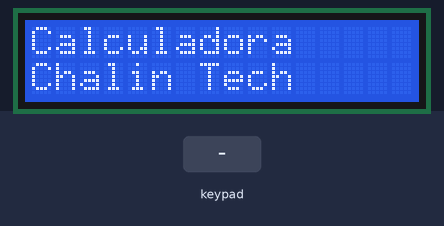
This sketch was run on a simulated Arduino Uno, built with avr-gcc and run on an emulated ATmega328P. Parts: 16×2 character LCD. The inputs (shaded band) are chosen by the test bench. What the sketch prints to the serial monitor is not drawn.

Above: at 0.1 s.
4.3 s: keypad keys 9 8 7 6 * pressed 0.4 s apart
At 7.0 s:
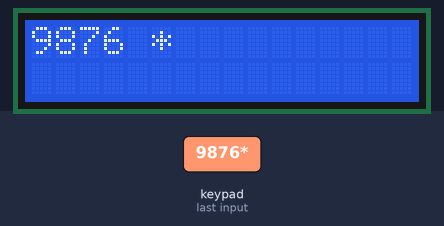
7.8 s: key '=' pressed
At 8.5 s:
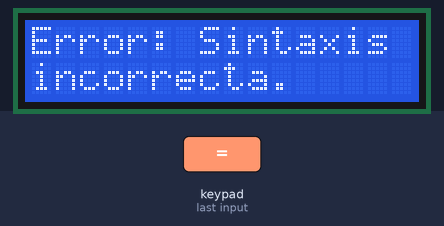
9.3 s: key 'C' pressed
At 10.5 s:
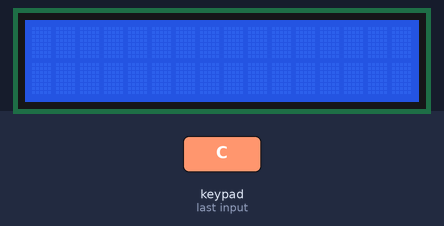
10.8 s: keypad keys 7 + 5 = pressed 0.4 s apart
At 11.4 s:
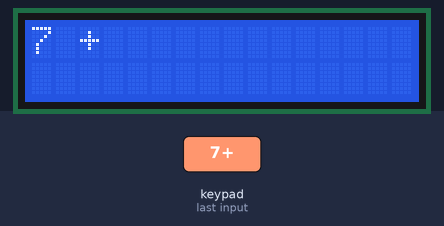
Timing chart, 0 to 13.8 s (numbered marks = the images above; inputs shaded):
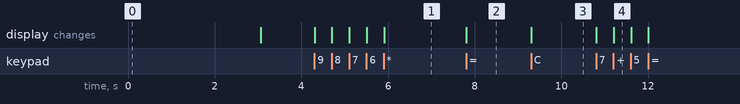

Measured:
- after the input at 4.3 s, the display: first changes at once (image 1 shows a later state)
- after the input at 7.8 s, the display: changes at once (image 2)
- after the input at 9.3 s, the display: changes at once (image 3)
- after the input at 10.8 s, the display: first changes at once (image 4 shows a later state)

The sketch:

Calculadora.ino
```cpp
#include <Keypad.h>
#include <LiquidCrystal.h>
#include "NumBuilder.hpp"

#define ROWS 4                                                                //Numero de filas del teclado matricial
#define COLS 4                                                                //Numero de columnas del teclado matricial

/*CONFIGURACION DEL TECLADO*/
char keys[ROWS][COLS] = {                                                     //Mapeo de teclas del teclado matricial
  {'1','2','3','+'},
  {'4','5','6','-' },
  {'7','8','9','*'},
  {'C','0','=','/'}
};
byte rowPins[ROWS] = {A0, A1, A2, A3};                                        //Pines de filas (para escritura)
byte colPins[COLS] = {9, 8, 7, 6};                                            //Pines de columnas (para lectura)
Keypad keypad = Keypad( makeKeymap(keys), rowPins, colPins, ROWS, COLS );     //Creacion de objeto teclado

/*CONFIGURACION DEL DISPLAY*/
const int rs = 12, en = 11, d4 = 5, d5 = 4, d6 = 3, d7 = 2;                   //Definicion de pines del display
LiquidCrystal lcd(rs, en, d4, d5, d6, d7);                                    //Creacion de objeto display

/*DECLARACION DE FUNCIONES*/
void keyHandler(char key);                                                    //Decide que hacer cuando se presiona una tecla
void setOperation(char key);                                                  //Decide que hacer cuando se presiona una tecla de operacion
void digit(char key);                                                         //Decide que hacer cuando se presiona una tecla numerica
void calcClear();                                                             //Reinicia la calculadora cuando se presiona la tecla C (clear)
void result();                                                                //Muestra el resultado
void syntaxError();                                                           //Muestra que hubo un error de sintaxis
void mathError();                                                             //Muestra que hubo un error matematico (division por cero)

/*Variables de estado de la calculadora*/
char operation = 0;                                                           //Aqui guardaremos la operacion que se va a realizar
NumBuilder* num1 = new NumBuilder();                                          //Aqui guardaremos los digitos de los operandos mientras se van ingresando
NumBuilder* num2 = new NumBuilder();

void setup(){
  Serial.begin(9600);
  lcd.begin(16, 2);
  lcd.setCursor(0, 0);
  lcd.print("Calculadora");
  lcd.setCursor(0, 1);
  lcd.print("Chalin Tech");
  delay(3000);
  lcd.clear();
  lcd.setCursor(0, 0);
}

void loop(){
  char key = 0;
  while((key = keypad.getKey()) == NO_KEY);
  keyHandler(key);
}

void keyHandler(char key){
  Serial.println(key);

  switch(key){
    case 'C':
      calcClear();
      break;
    case '=':
      result();
      break;
    case '+':
    case '*':
    case '/':
      setOperation(key);
      break;
    case '0':
    case '1':
    case '2':
    case '3':
    case '4':
    case '5':
    case '6':
    case '7':
    case '8':
    case '9':
      digit(key);
      break;
    case '-':
      if (operation == 0 && num1->isEmpty()){
        digit(key);
      }
      else if (operation != 0 && num2->isEmpty()){
        digit(key);
      }
      else{
        setOperation(key);
      }
      break;
    default: //No se deberia caer aqui nunca
      lcd.clear();
      lcd.setCursor(0, 0);
      lcd.print("Error");
      delay(5000);
      calcClear();
      break;
  }
}

void setOperation(char key){
  if(operation != 0 || num1->isEmpty()){
    syntaxError();
    return;
  }
  operation = key;
  lcd.print(' ');
  lcd.print(key);
  lcd.setCursor(0, 1);
}

void digit(char key){
  int ret;
  if (operation == 0){
    ret = num1->addDigit(key);
  }
  else{
    ret = num2->addDigit(key);
  }
  if(ret == -2){
    return;
  }
  else if (ret == -1){
    syntaxError();
  }
  else{
    lcd.print(key);
  }
}

void calcClear(){
  lcd.clear();
  lcd.setCursor(0, 0);
  num1->reset();
  num2->reset();
  operation = 0;
}

void result(){
  if (num1->isEmpty() || num2->isEmpty() || operation == 0){
    syntaxError();
    return;
  }
  double res;
  long n1 = num1->getNumber();
  long n2 = num2->getNumber();
  switch (operation){
    case '+':
      res = n1 + n2;
      break;
    case '-':
      res = n1 - n2;
      break;
    case '*':
      res = n1 * n2;
      break;
    case '/':
      if (n2 == 0){
        mathError();
        return;
      }
      res = (double) n1 / (double) n2;
      break;
  }

  Serial.print(n1);
  Serial.print(" ");
  Serial.print(operation);
  Serial.print(" ");
  Serial.print(n2);
  Serial.print(" = ");
  Serial.println(res);

  lcd.clear();
  lcd.setCursor(0, 0);
  lcd.print(res);
  while(keypad.getKey() != 'C');
  calcClear();
}

void syntaxError() {
  lcd.clear();
  lcd.setCursor(0, 0);
  lcd.print("Error: Sintaxis");
  lcd.setCursor(0, 1);
  lcd.print("incorrecta.");
  while(keypad.getKey() != 'C');
  calcClear();

  Serial.println("Error: Sintaxis incorrecta");
}

void mathError() {
  lcd.clear();
  lcd.setCursor(0, 0);
  lcd.print("Error: Division");
  lcd.setCursor(0, 1);
  lcd.print("por cero.");
  while(keypad.getKey() != 'C');
  calcClear();

  Serial.println("Error: Division por cero");
}
```

NumBuilder.cpp
```cpp
#include "NumBuilder.hpp"

static long powOf10(unsigned int n);
static bool my_isdigit(char c);

NumBuilder::NumBuilder(){
    NumBuilder::reset();
}

int NumBuilder::addDigit(char d){
    if (this->index >= MAX_DIGITS){
        return -2;
    }
    if (d == '-'){
        if(this->index > 0 || this->negative){
            return -1;
        }
        this->negative = true;
    }
    else if(! my_isdigit(d)){
        return -1;
    }
    else{
        this->digits[this->index] = d;
        (this->index)++;
    }
    return 0;
}

long NumBuilder::getNumber(){
    unsigned int i;
    long int num = 0;
    for (i = 0; i < this->index; i++){
        num += (this->digits[i] - ASCII_ZERO) * powOf10(this-> index - i - 1);
    }
    return this->negative ? -num : num;
}

bool NumBuilder::isEmpty(){
    return (this->digits[0] == 0);
}

void NumBuilder::reset(){
    this->number = 0;
    this->index = 0;
    this->negative = false;
    unsigned int i;
    for (i = 0; i < MAX_DIGITS; i++){
        this->digits[i] = 0;
    }
}

static long powOf10(unsigned int n){
    long p = 1;
    while(n > 0){
        p *= 10;
        n--;
    }
    return p;
}

static bool my_isdigit(char c){
  switch (c){
    case '0':
    case '1':
    case '2':
    case '3':
    case '4':
    case '5':
    case '6':
    case '7':
    case '8':
    case '9':
      return true;
      break;
    default:
      break;
  }
  return false;
}
```

NumBuilder.hpp
```cpp
#ifndef NUM_BUILDER_H
#define NUM_BUILDER_H

#define ASCII_ZERO 0x30                                                       //Valor del cero ASCII para conversion de char a int
#define MAX_DIGITS 10                                                         //Maximo numero de digitos permitidos por numero

class NumBuilder{
public:
    NumBuilder();

    int addDigit(char d);
    long getNumber();
    bool isEmpty();

    void reset();

private:
    char digits[MAX_DIGITS];
    long number;
    unsigned int index;
    bool negative;
};

#endif //NUM_BUILDER_H
```

NumBuilderTest.cpp
```cpp
/*#include "NumBuilder.hpp"
#include <iostream>
#include <assert.h>

using namespace std;

int main (){
    NumBuilder b  = NumBuilder();

    assert(b.addDigit('-') == 0);
    assert(b.isEmpty());
    assert(b.addDigit('-') == -1);

    b.reset();

    assert(b.addDigit('0') == 0);
    assert(b.addDigit('&') == -1);

    b.reset();

    assert(b.addDigit('-') == 0);
    assert(b.isEmpty());
    assert(b.addDigit('0') == 0);
    assert(! b.isEmpty());
    assert(b.addDigit('3') == 0);
    assert(b.addDigit('5') == 0);
    assert(b.addDigit('2') == 0);
    assert(b.addDigit('1') == 0);
    assert(b.addDigit('-') == -1);

    b.reset();

    assert(b.addDigit('-') == 0);
    assert(b.addDigit('0') == 0);
    assert(b.addDigit('3') == 0);
    assert(b.addDigit('5') == 0);
    assert(b.addDigit('2') == 0);
    assert(b.addDigit('1') == 0);
    assert(b.getNumber() == -3521);

    b.reset();

    assert(b.addDigit('1') == 0);
    assert(b.addDigit('3') == 0);
    assert(b.addDigit('9') == 0);
    assert(b.addDigit('6') == 0);
    assert(b.addDigit('8') == 0);
    assert(b.getNumber() == 13968);

    cout << "All tests passed!" << endl;
    return 0;
}*/
```
